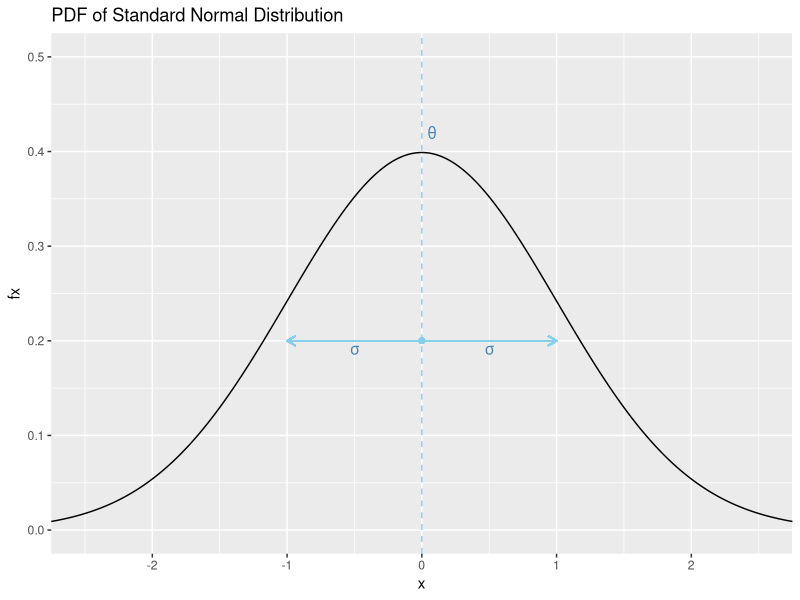
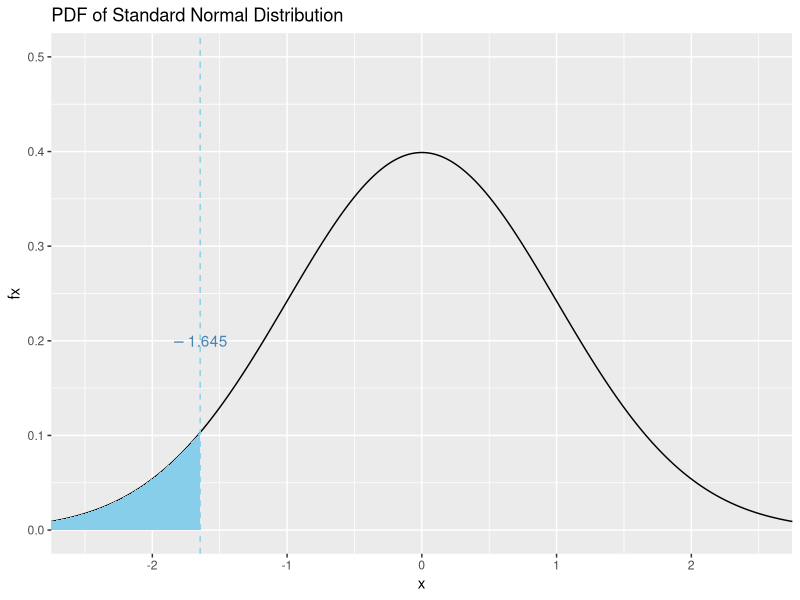
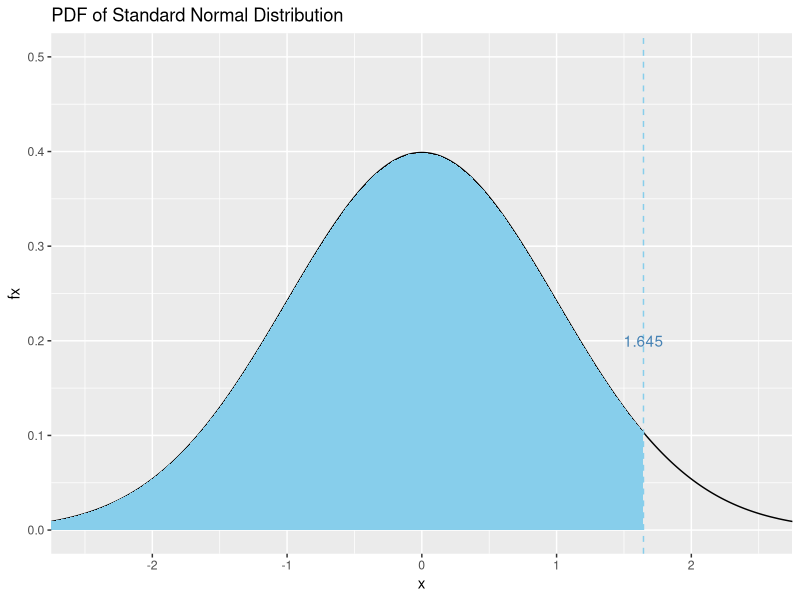
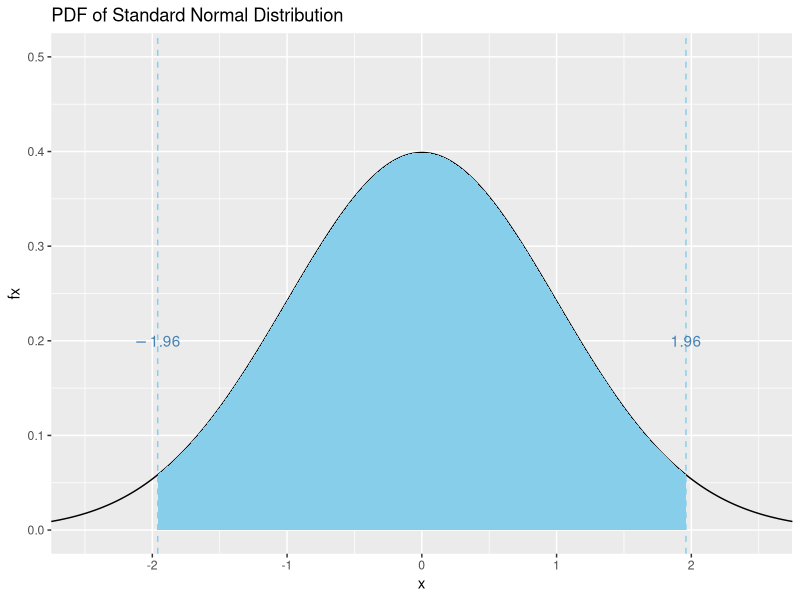
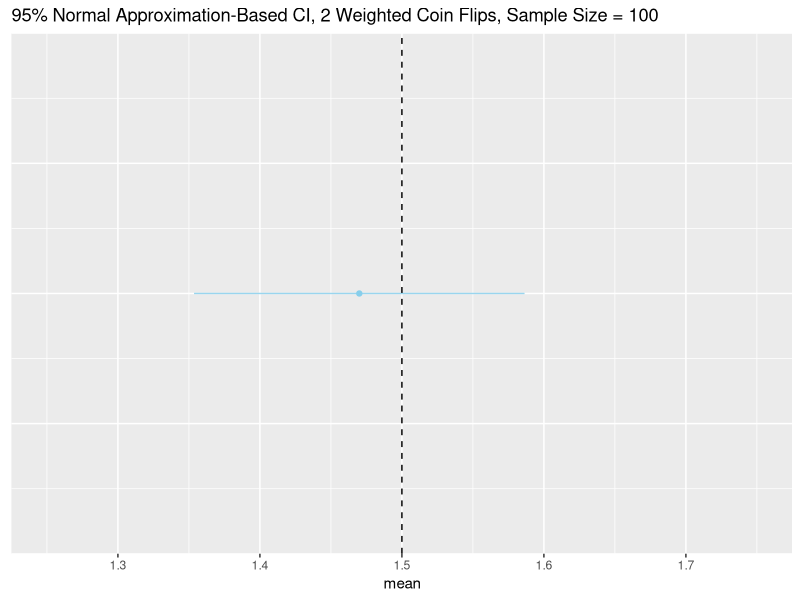
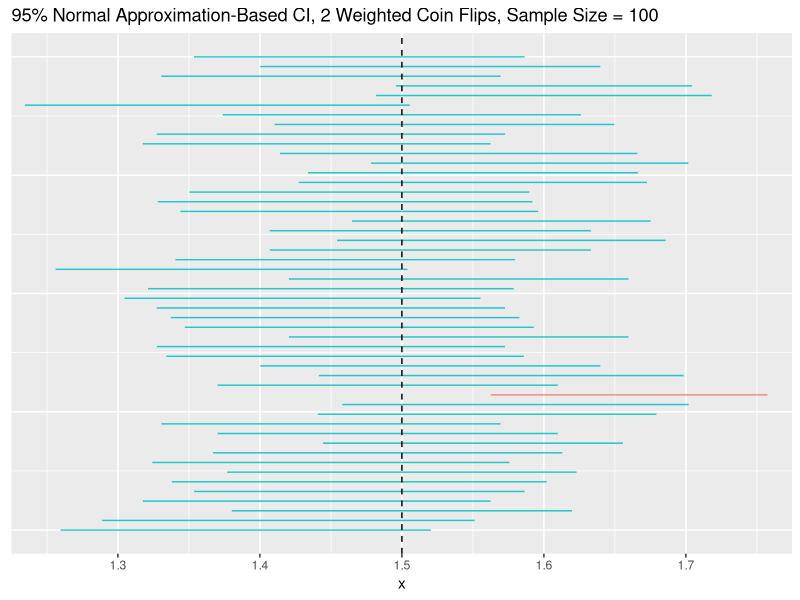

R code for these plots, in order: (Note: this script raises an error after producing the figures.)
## ---- chunk 1
library(tidyverse)
set.seed(60637)
options(width = 60)
## ---- chunk 2
result_n <- rnorm(n = 10000)
plotdata <- tibble(
  x = result_n,
  Fx = pnorm(result_n),
  fx = dnorm(result_n)
)

g <- ggplot(plotdata, aes(x = x, y = fx)) +
  geom_line() +
  coord_cartesian(xlim = c(-2.5, 2.5),
                  ylim = c(0,0.5)) +
  ggtitle('PDF of Standard Normal Distribution')

g +
  geom_vline(xintercept = 0, lty = 'dashed', color = 'skyblue') + 
  geom_segment(aes(x = 0, xend = -1, y = 0.2, yend = 0.2), 
               arrow = arrow(length = unit(0.25, "cm")), color = 'skyblue') +
  geom_segment(aes(x = 0, xend = 1, y = 0.2, yend = 0.2), 
               arrow = arrow(length = unit(0.25, "cm")), color = 'skyblue') +
  geom_point(aes(x = 0, y = 0.2), color = 'skyblue') + 
  annotate(geom="text", x = 0.5, y = .19, label = as.character(expression(sigma)), parse = TRUE, color = 'steelblue') + 
  annotate(geom="text", x = -0.5, y = .19, label = as.character(expression(sigma)), parse = TRUE, color = 'steelblue') + 
  annotate(geom="text", x = 0.075, y = .42, label = as.character(expression(theta)), parse = TRUE, color = 'steelblue')

## ---- chunk 3
g +
  stat_function(fun = dnorm,
                geom = "area",
                fill = "skyblue",
                xlim = c(-10, qnorm(0.05))) +
  geom_vline(xintercept = qnorm(0.05), lty = 'dashed', color = 'skyblue') +  
  annotate(geom="text", x = qnorm(0.05), y = .2, label = round(qnorm(0.05), 3), parse = TRUE, color = 'steelblue')

## ---- chunk 4
g +
  stat_function(fun = dnorm,
                geom = "area",
                fill = "skyblue",
                xlim = c(-10, qnorm(0.95))) +
  geom_vline(xintercept = qnorm(0.95), lty = 'dashed', color = 'skyblue') +  
  annotate(geom="text", x = qnorm(0.95), y = .2, label = round(qnorm(0.95), 3), parse = TRUE, color = 'steelblue')


## ---- chunk 5
qnorm(0.05)
qnorm(0.95)
## ---- chunk 6
g +
  stat_function(fun = dnorm,
                geom = "area",
                fill = "skyblue",
                xlim = c(qnorm(0.025), qnorm(0.975))) +
  geom_vline(xintercept = qnorm(0.975), lty = 'dashed', color = 'skyblue') + 
  geom_vline(xintercept = qnorm(0.025), lty = 'dashed', color = 'skyblue') +  
  annotate(geom="text", x = qnorm(0.025), y = .2, label = round(qnorm(0.025), 3), parse = TRUE, color = 'steelblue') +  
  annotate(geom="text", x = qnorm(0.975), y = .2, label = round(qnorm(0.975), 3), parse = TRUE, color = 'steelblue')


## ---- chunk 7
X <- c(0, 1, 2)
fx <- c(1/16, 3/8, 9/16)
(Ex <- sum(X*fx))
## ---- chunk 8
n <- 100
x_observed <- sample(X, prob = fx, replace = TRUE, size = n)

head(x_observed)
## ---- chunk 9
(theta_hat <- mean(x_observed))
(se_hat <- sd(x_observed)/sqrt(n))
## ---- chunk 10
(z975 <- qnorm(0.975))
## ---- chunk 11
(CI95 <- c(theta_hat + c(-1,1)*z975*se_hat))
## ---- chunk 12
ggplot(tibble(conf_lower = CI95[1], conf_upper = CI95[2], mean = theta_hat), 
       aes(y = 1, x = mean)) + 
  geom_point(color = 'skyblue') +
  geom_linerange(aes(xmin=conf_lower,xmax=conf_upper), color = 'skyblue', alpha = 0.85) +
  coord_cartesian(xlim = c(1.25, 1.75),) +
  geom_vline(xintercept = Ex, color = 'black', lty = 'dashed') +
  theme(axis.title.y=element_blank(),
        axis.text.y=element_blank(),
        axis.ticks.y=element_blank()) +
  ggtitle('95% Normal Approximation-Based CI, 2 Weighted Coin Flips, Sample Size = 100')
  
## ---- chunk 13
n_iter <- 50
x_list <- map(1:n_iter, ~ sample(X, prob = fx, replace = TRUE, 
                                 size = n))
## ---- chunk 14
CI_95f <- function(x){
  theta_hat <- mean(x)
  se_hat <- sd(x)/sqrt(n)
  CI_hat <- theta_hat + 
    c('conf_lower' = -1, 'conf_upper' = 1)*qnorm(0.975)*se_hat
}
  
sample_CIs <- map(x_list, CI_95f) 

head(sample_CIs, 3)
## ---- chunk 15
CI_n <- bind_rows(sample_CIs)

CI_n
## ---- chunk 16
ggplot(CI_n, 
       aes(y = seq(from = 0, to = 2, length.out = n_iter), x = 1)) + 
  geom_linerange(aes(xmin=conf_lower,xmax=conf_upper, color = factor(1 * ((Ex >= conf_lower) & (Ex <= conf_upper)))), alpha = 0.85) +
  coord_cartesian(xlim = c(1.25, 1.75)) +
  geom_vline(xintercept = Ex, color = 'black', lty = 'dashed') +
  theme(axis.title.y=element_blank(),
        axis.text.y=element_blank(),
        axis.ticks.y=element_blank()) +
  ggtitle('95% Normal Approximation-Based CI, 2 Weighted Coin Flips, Sample Size = 100') +
  theme(legend.position = 'none')
## ---- chunk 17

CI_n |> 
  summarize(coverage = mean((Ex >= conf_lower) & (Ex <= conf_upper)))
## ---- chunk 18
x_list <- map(1:5000, ~ sample(X, prob = fx, replace = TRUE, 
                                 size = n))
CI_n <- map(x_list, CI_95f) |> bind_rows()
## ---- chunk 19
CI_n |> 
  summarize(coverage = mean((Ex >= conf_lower) & (Ex <= conf_upper)))
## ---- chunk 20
head(x_observed)
mean(x_observed)
var(x_observed)
sd(x_observed)

## ---- chunk 21
n_boot <- 1000 # number of bootstrap iterations

boot_ests <- map_dbl(1:n_boot, # for n_boot number of times
                 # resample w/replacement
                 ~ sample(x_observed, replace = TRUE) |>
                   mean()) # and calculate the resampled mean

head(boot_ests)
## ---- chunk 22

sd(boot_ests)
## ---- chunk 23
(var_est <- sum((X - Ex)^2*fx))
(n_sample <- length(x_observed))

sqrt(var_est/n_sample)
## ---- chunk 24
mcr <- tibble(
  black = rep(c(0, 1), times = c(300, 400)),
  record = c(rep(c(0, 1), each = 150), 
             rep(c(0, 1), each = 200)),
  call_back = c(
    # whites without criminal records
    rep(c(0, 1), times = c(99, 51)), # 150
    # whites with criminal records
    rep(c(0, 1), times = c(125, 25)), # 150: could be 25 or 26
    # blacks without criminal records
    rep(c(0, 1), times = c(172, 28)), # 200
    # blacks with criminal records
    rep(c(0, 1), times = c(190, 10)) # 200 
  )
)

## ---- chunk 25
mcr |> 
  group_by(black, record) |> 
  summarize(n = n(), 
            call_back = mean(call_back))
## ---- chunk 26
knitr::include_graphics('assets/pager_2003.png')
## ---- chunk 27
(theta_hat <- mcr |> 
   filter(black == 1) |> 
   summarize(mean(call_back)) |> 
   pull())
## ---- chunk 28
(se_hat <- mcr |> 
   filter(black == 1) |> 
   summarize(sqrt(var(call_back)/length(call_back))) |> 
   pull())

## ---- chunk 29
(CI <- c(theta_hat + c(-1,1)*qnorm(1-0.025)*se_hat))
## ---- chunk 30

boot_ests <- map(1:1000, # for 1000 times
                 # resample w/replacement
                 ~ sample(mcr |> filter(black == 1) 
                          |> pull(call_back), 
                          replace = TRUE) |>
                   mean()) # and calculate the resampled mean

boot_vec <- unlist(boot_ests)

(boot_se_hat <- sd(boot_vec))
## ---- chunk 31
(CI <- c(theta_hat + c(-1,1)*qnorm(1-0.025)*boot_se_hat))
